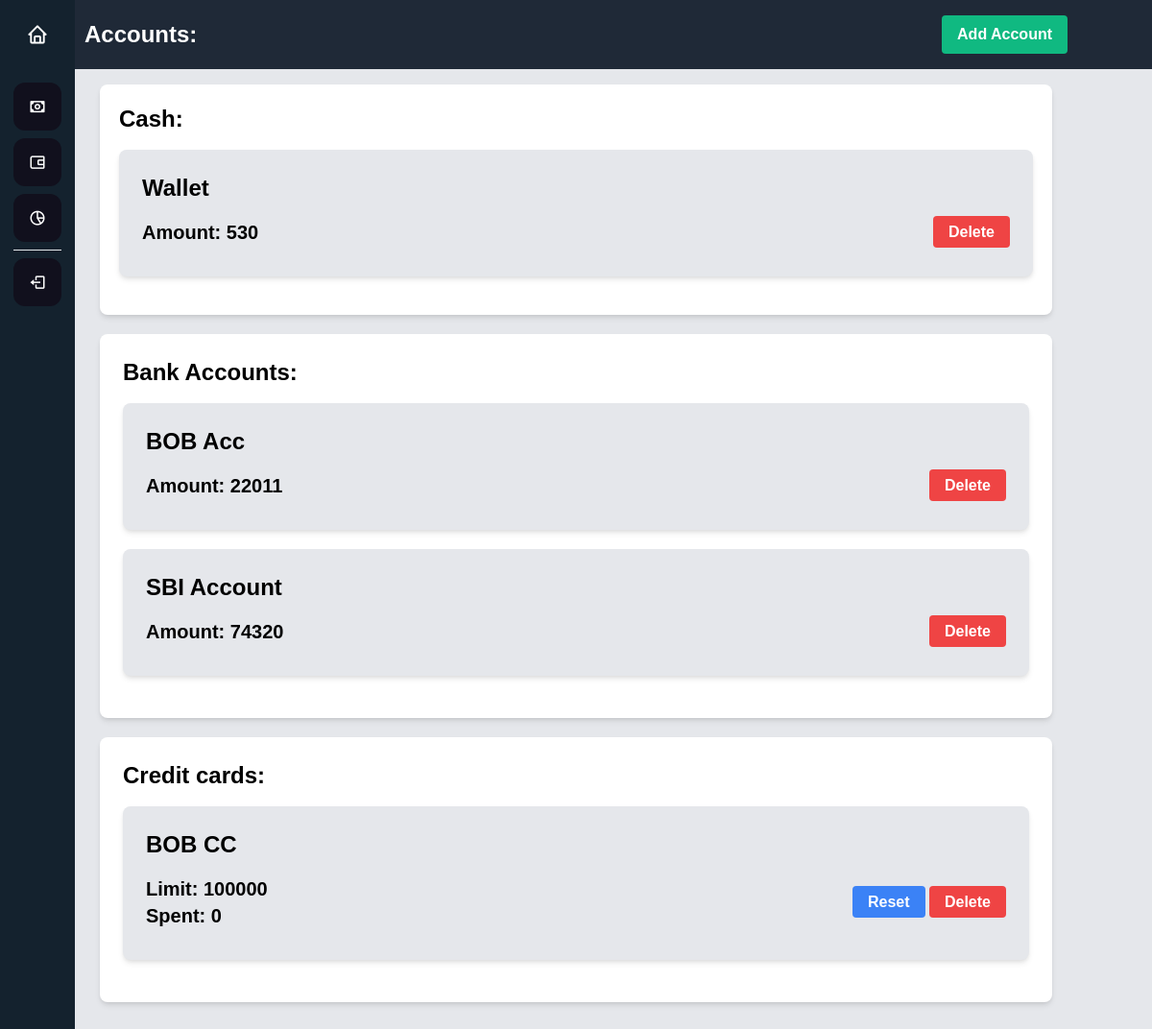
The page /accounts (signed in) on the database its author committed.
### BaseApp/models.py (models this page shows, shortened)
class baseMoney(models.Model):
    user = models.ForeignKey(User , on_delete=models.CASCADE)
    name = models.CharField(max_length=50)
    amount = models.IntegerField(null=True, blank=True)
    Bank_Account = 'Bank Account'
    Credit_Card = 'Credit Card'
    Cash = 'Cash'
    Account_choices = [
        (Bank_Account, 'Bank Account'),
        (Credit_Card, 'Credit Card'),
        (Cash, 'Cash'),
    ]
    typeofacc = models.CharField(max_length=20 , choices=Account_choices , default=Cash)
    limit = models.IntegerField(null=True, blank=True)
    spent = models.IntegerField(blank=True , default=0)

### BaseApp/views.py (the view)
# urls.py: path("accounts" , views.showaccounts , name="showaccounts"),
def showaccounts(request):
    if request.user.is_authenticated:
        bankacc = baseMoney.objects.filter(user=request.user , typeofacc = baseMoney.Bank_Account)
        cash = baseMoney.objects.filter(user=request.user , typeofacc = baseMoney.Cash)
        creditcard = baseMoney.objects.filter(user=request.user , typeofacc = baseMoney.Credit_Card)
        return render(request , 'finance/accounts.html' , {'cash':cash , 'bankAcc':bankacc , 'creditcard':creditcard})
    else:
        return redirect('homePage')

### templates/finance/accounts.html (shortened to what this page needs)
{% extends "homePage.html" %}
{% load static %}
{% block style %}
    <link href="{% static "css/expopop.css" %}" rel="stylesheet">
    <link href="{% static "css/incopop.css" %}" rel="stylesheet">
{% endblock style %}
{% block head %}
<nav class="bg-gray-800 p-4">
    <div class="container mx-auto flex justify-between items-center">
        <div class="text-white text-2xl font-bold">Accounts:</div>
        <div class="flex justify-center space-x-8" >
            <a href="#" onclick="popupFn()" class="bg-green-500 hover:bg-green-700 text-white font-bold py-2 px-4 rounded">Add Account</a>
        </div>
    </div>
</nav>
{% endblock head %}
{% block content %}
<div class="bg-white shadow-md rounded-lg p-5 mb-5">
    <h2 class="text-2xl font-semibold mb-4">Cash:</h2>
    {% for money in cash %}
    <div class="bg-gray-200 shadow-md rounded-lg p-6 mb-5">
    <h2 class="text-2xl font-semibold mb-4">{{money.name}}</h2>
    <div class="flex items-center justify-between mb-2">
        <div class="flex-1">
            <h4 class="text-xl font-semibold">Amount: {{money.amount}}</h4>
        </div>
        <div class="text-right">
            <a href="{% url 'delete-baseMoney' money.id %}" class="bg-red-500 hover:bg-red-700 text-white font-bold py-2 px-4 rounded">Delete</a>
        </div>
    </div>
    </div>
    {% endfor %}
</div>
<div class="bg-white shadow-md rounded-lg p-6 mb-5">
    <h2 class="text-2xl font-semibold mb-4">Bank Accounts:</h2>
    {% for account in bankAcc %}
    <div class="bg-gray-200 shadow-md rounded-lg p-6 mb-5">
    <h2 class="text-2xl font-semibold mb-4">{{account.name}}</h2>
    <div class="flex items-center justify-between mb-2">
        <div class="flex-1">
            <h4 class="text-xl font-semibold">Amount: {{account.amount}}</h4>
        </div>
        <div class="text-right">
            <a href="{% url 'delete-baseMoney' account.id %}" class="bg-red-500 hover:bg-red-700 text-white font-bold py-2 px-4 rounded">Delete</a>
        </div>
    </div>
    </div>
    {% endfor %}
</div>
<div class="bg-white shadow-md rounded-lg p-6 mb-5">
    <h2 class="text-2xl font-semibold mb-4">Credit cards:</h2>
    {% for credit in creditcard %}
    <div class="bg-gray-200 shadow-md rounded-lg p-6 mb-5">
    <h2 class="text-2xl font-semibold mb-4">{{credit.name}}</h2>
    <div class="flex items-center justify-between mb-2">
        <div class="flex-1">
            <h4 class="text-xl font-semibold">Limit: {{credit.limit}}</h4>
            <h4 class="text-xl font-semibold">Spent: {{credit.spent}}</h4>
        </div>
        <div class="text-right">
            <a href="{% url 'reset-spent' credit.id %}" class="bg-blue-500 hover:bg-blue-700 text-white font-bold py-2 px-4 rounded">Reset</a>
            <a href="{% url 'delete-baseMoney' credit.id %}" class="bg-red-500 hover:bg-red-700 text-white font-bold py-2 px-4 rounded">Delete</a>
        </div>
    </div>
    </div>
    {% endfor %}
</div>
{% endblock content %}

### templates/static/css/nav.css (style rules this page uses)
* { margin: 0; padding: 0; box-sizing: border-box; font-family: "Poppins", sans-serif; }

### rows shown on the page
baseMoney: name "Wallet", amount "530"
baseMoney: name "BOB Acc", amount "22011"
baseMoney: name "SBI Account", amount "74320"
baseMoney: name "BOB CC", limit "100000", spent "0"
